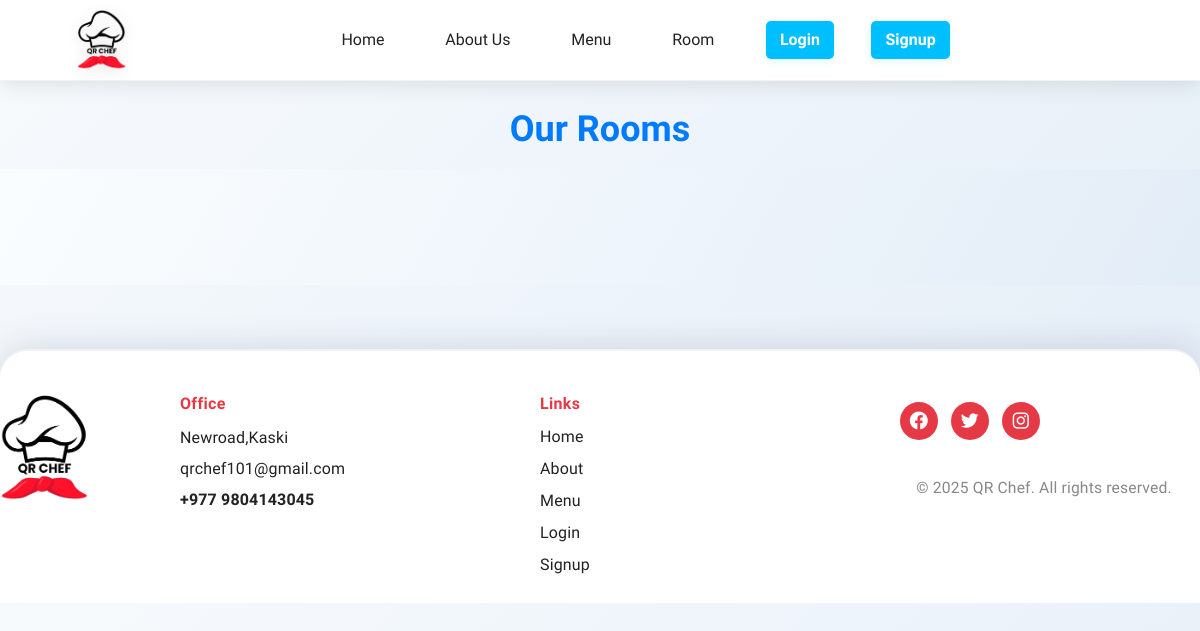
The app's page /room/, older data.
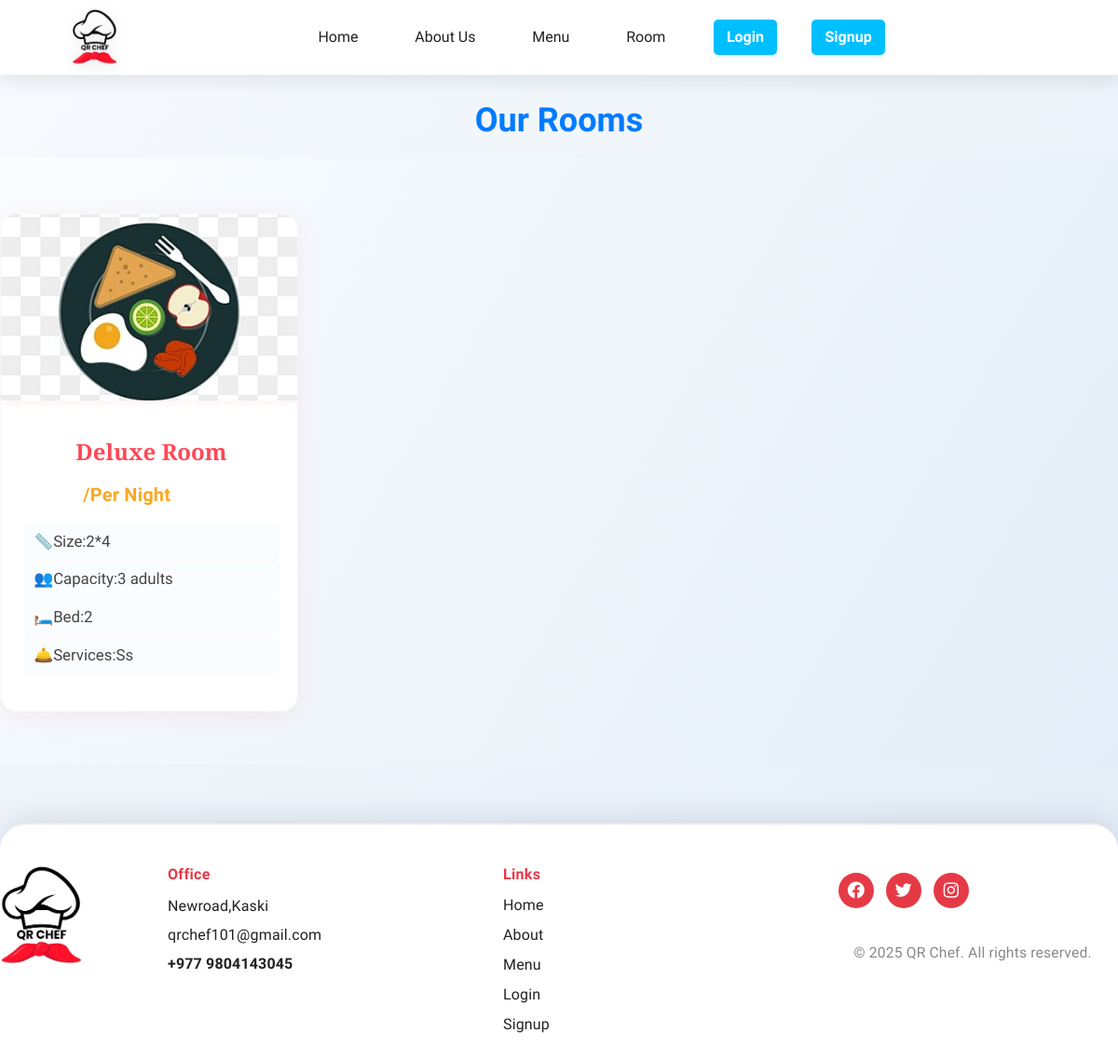
The same page, newer data.
### restaurant/models.py (models this page shows, shortened)
class Room(models.Model):
    name = models.CharField(max_length=100)
    image = models.ImageField(upload_to='rooms/')
    size = models.CharField(max_length=50)
    capacity = models.CharField(max_length=50)
    bed = models.CharField(max_length=50)
    services = models.CharField(max_length=200)
    category = models.ForeignKey(RoomCategory, on_delete=models.CASCADE, null=True, blank=True)

### restaurant/views.py (the view)
# urls.py: path('room/', room, name='room'),
def room(request):
    rooms = Room.objects.all()
    return render(request, 'room.html', {'rooms': rooms})

### restaurant/templates/room.html (shortened to what this page needs)
{% extends "base.html" %}
{% load static %}
{% block content %}
    <link
      rel="stylesheet"
      href="{% static 'css/elegant-icons.css' %}"
      type="text/css"
    />
    <link
      rel="stylesheet"
      href="{% static 'css/flaticon.css' %}"
      type="text/css"
    />
    <link
      rel="stylesheet"
      href="{% static 'css/owl.carousel.min.css' %}"
      type="text/css"
    />
    <link
      rel="stylesheet"
      href="{% static 'css/nice-select.css' %}"
      type="text/css"
    />
    <link
      rel="stylesheet"
      href="{% static 'css/jquery-ui.min.css' %}"
      type="text/css"
    />
    <link
      rel="stylesheet"
      href="{% static 'css/magnific-popup.css' %}"
      type="text/css"
    />
    <link
      rel="stylesheet"
      href="{% static 'css/slicknav.min.css' %}"
      type="text/css"
    />
  </head>
  <body>
    <div class="breadcrumb-section">
      <div class="container">
        <div class="row">
          <div class="col-lg-12">
            <div class="breadcrumb-text">
              <h2>Our Rooms</h2>
            </div>
          </div>
        </div>
      </div>
    </div>
    <section class="rooms-section spad">
      <div class="container">
        <div class="room-list">
  {% for room in rooms %}
    <div class="room-item">
      <img src="{{ room.image.url }}" alt="{{ room.name }}" />
      <div class="ri-text">
        <h4>{{ room.name }}</h4>
        <h3 class="room-price">{{ room.price }}<span>/Per Night</span></h3>
        <div class="room-features">
          <div class="feature"><span class="feature-icon">📏</span><span class="feature-label">Size:</span> {{ room.size }}</div>
          <div class="feature"><span class="feature-icon">👥</span><span class="feature-label">Capacity:</span> {{ room.capacity }}</div>
          <div class="feature"><span class="feature-icon">🛏️</span><span class="feature-label">Bed:</span> {{ room.bed }}</div>
          <div class="feature services-feature"><span class="feature-icon">🛎️</span><span class="feature-label">Services:</span> {{ room.services }}</div>
        </div>
      </div>
    </div>
  {% endfor %}
</div>
        </div>
      </div>
  </body>
</html>
{% endblock %}

Row changes from the older to the newer data that the page shows:
added Room: image (picture), name "Deluxe Room", size "2*4", capacity "3 adults", bed "2", services "Ss"
